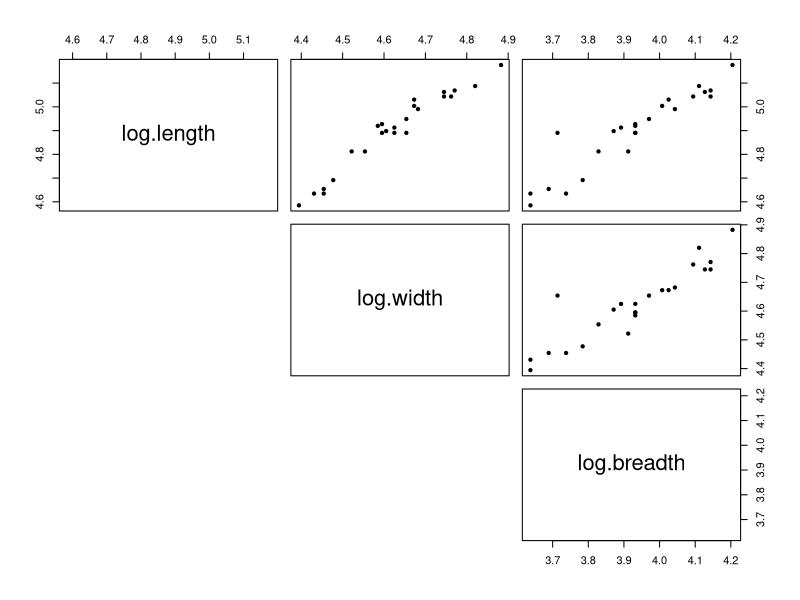
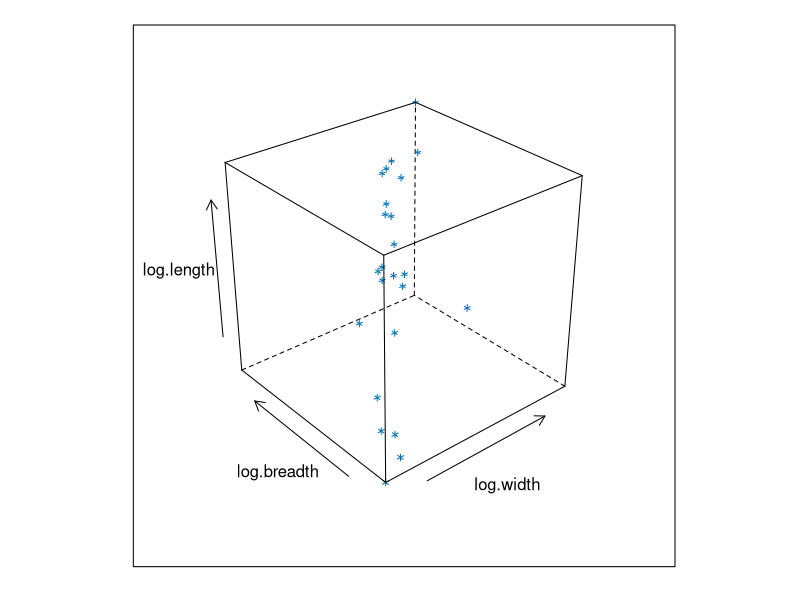

Source code (R) for these figures, in order: (Note: this script raises an error after producing the figures.)
#####################################

#Setting the random generator seed to ensure similar responses when re-running code
set.seed(135)
##################################
#Reading in and preparing the data
##################################
#Open the library ade4 where the data is
library(ade4)
#Load the tortues dataset
data("tortues")
#Look at the first few lines of the data
head(tortues)
#Extract the females turtles data into a new dataset called fem.turt
fem.turt<-tortues[tortues[,4]=="F",-4]
20
#Take the log of all the variables in the new dataset
log.fem.turt<-log(fem.turt)
#Name the variables
colnames(log.fem.turt)<-c("log.length","log.width", "log.breadth")
##############
#Summary Plots
##############
#Create a pairsplot of the data
pairs(log.fem.turt,pch=20, lower.panel=NULL)
#Create a 3-d scatterplot of the data
library(lattice)
cloud(log.length~log.width*log.breadth,data=log.fem.turt)
#Rotate the 3-d scatterplot of the data
library(TeachingDemos)
#Use your mouse to drag the sliders to change the plot
rotate.cloud(log.length~log.width*log.breadth,data=log.fem.turt)
####################
#Numerical Summaries
####################
#Correlation matrix
round(cor(log.fem.turt),2)
#Standard deviations
apply(log.fem.turt,2,sd)
#############################
#Principal Component Analysis
#############################
pca.turt<-princomp(log.fem.turt);pca.turt
#Change princomp to prcomp and use the help page to find out loadings, scores etc.
######################
#Looking at the scores
######################
head(pca.turt$scores);plot(pca.turt$scores,pch=20)
#outlier<-identify(pca.turt$scores)
#####################################
#Run PCA on dataset excluding outlier
#####################################
pca.turt.new<-princomp(log.fem.turt[-10,]);pca.turt.new
####################################
#Deciding on number of PCs to retain
####################################
plot(pca.turt.new);summary(pca.turt.new)
sd.pca<-summary(pca.turt.new)$sdev
tot.var<-sum(sd.pcaˆ2)
ave.var<-tot.var/ncol(log.fem.turt)
ave.var
sd.pcaˆ2>ave.var
##########################
#Interpreting the loadings
##########################
pca.turt.new$loadings
21
#######################
#Calculating new scores
#######################
new.data<-data.frame(log.length=c(4.8),log.width=c(4.7),log.breadth=c(3.9))
predict(pca.turt.new,new.data)
